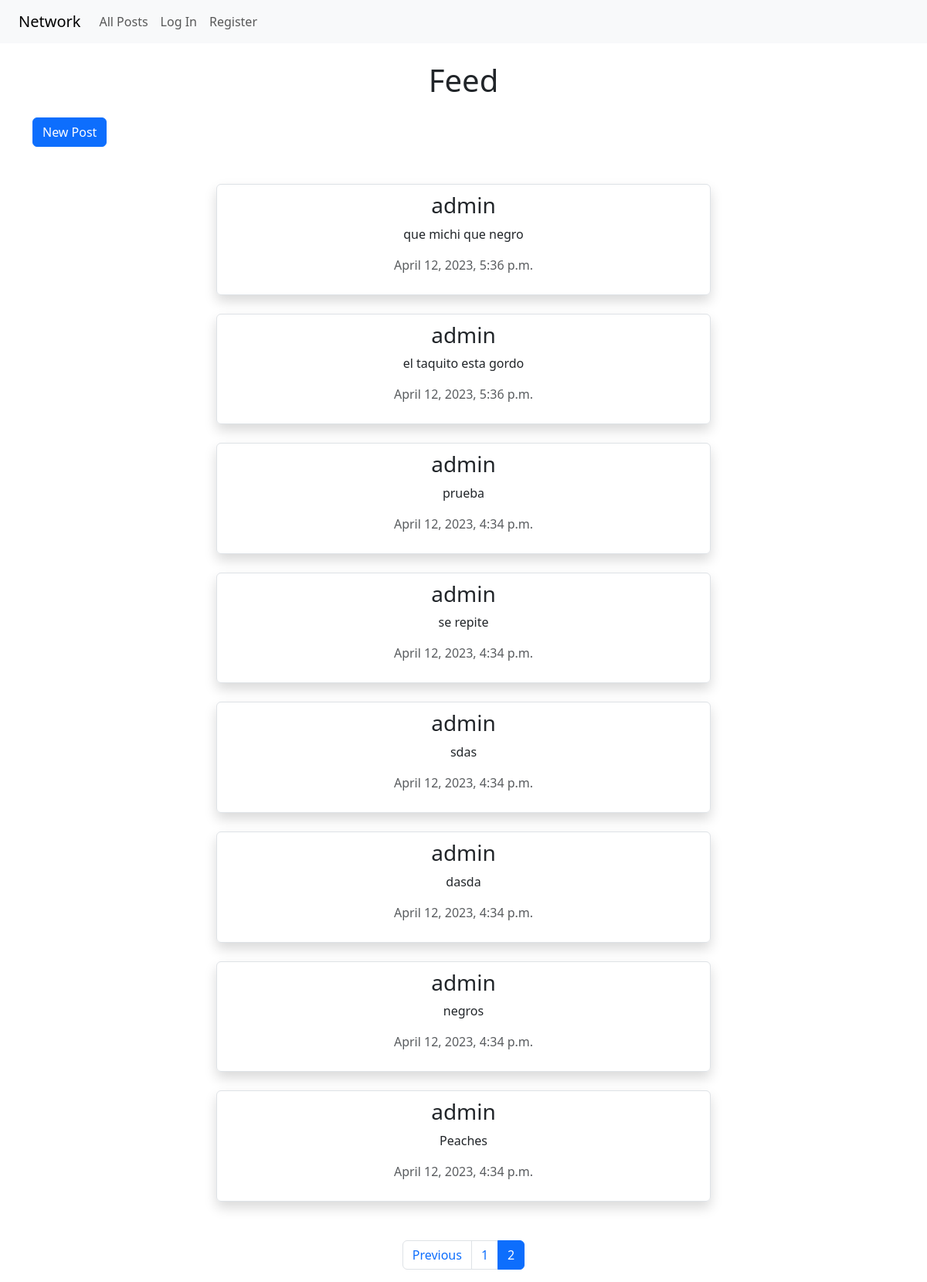
Page /?page=2 on the earlier database version.
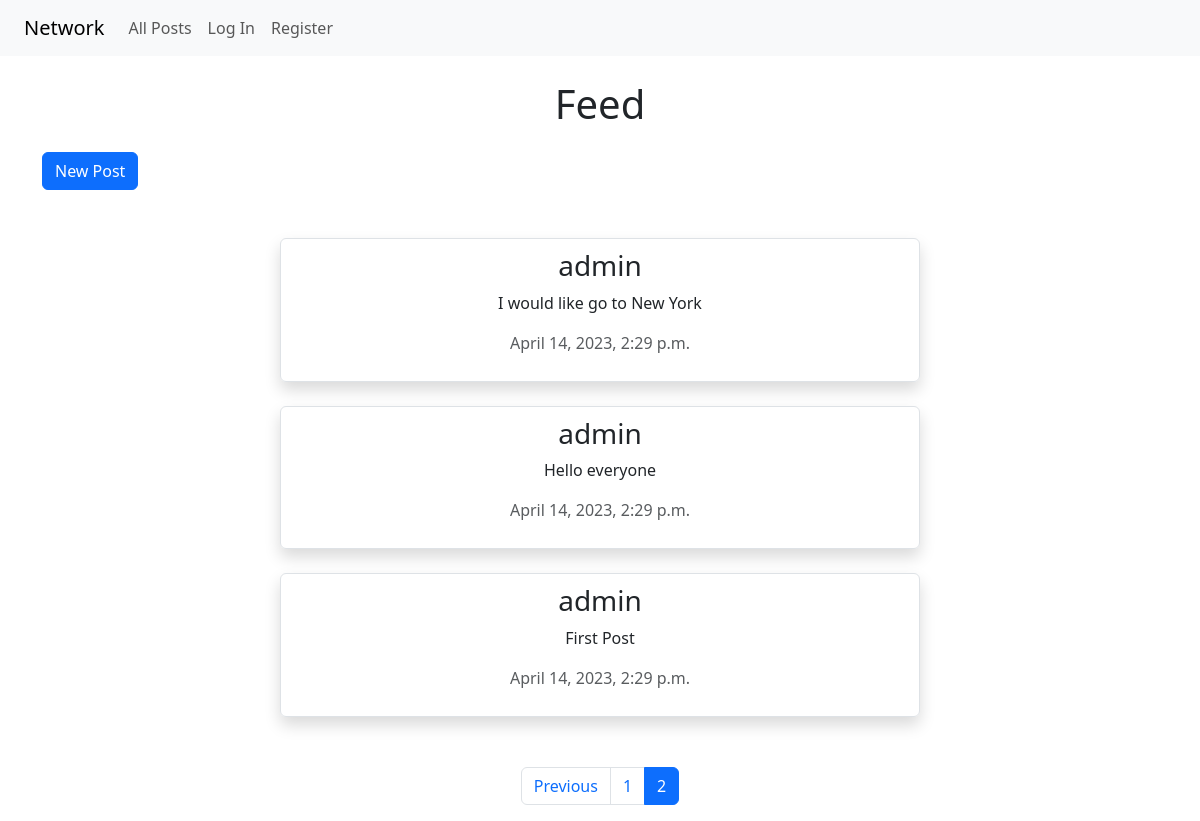
Same page on the later database version.
### network/models.py (models this page shows, shortened)
class Post(models.Model):
    user=models.ForeignKey(User,related_name="posts",on_delete=models.CASCADE);
    content=models.TextField();
    date =models.DateTimeField( default=pytz.timezone('UTC').localize(datetime.datetime.now()));
    likes=models.ManyToManyField(User,related_name="likes");

class User(AbstractUser):
     following = models.ManyToManyField('self', related_name='followers', symmetrical=False,blank=True)

### network/views.py (the view)
# urls.py: path("", views.index, name="index"),
def index(request):
    posts=Post.objects.all().order_by("-id");
    paginator=Paginator(posts,10);
    page_number=request.GET.get("page")
    page_obj = paginator.get_page(page_number)
    return render(request, "network/index.html",{"page_obj":page_obj,"title":"Feed"})

### network/templates/network/index.html (shortened to what this page needs)
{% extends "network/layout.html" %}
{% block body %}
    <div class="mt-4">
        <button type="button" class="btn btn-primary" data-bs-toggle="modal" data-bs-target="#exampleModal" >New Post</button>
        <section class="post-container mt-4">
          {% for post in  page_obj  %}
            <div class="post  border mt-4 rounded shadow" style="width:40rem;">
              {% if user.is_authenticated %}
                 <a href="{% url 'profile' post.user.id %}"><h3>{{post.user}}</h3></a>
              {% else %}
                <h3>{{post.user}}</h3>
              {% endif %}
              <p>{{post.content}}</p>
            <p class="text-muted">{{post.date}}</p>
          </div>
          {% endfor %}
        </section>
        <div class="bottom">
      <nav aria-label="...">
        <ul class="pagination">
          {% if page_obj.has_previous %}
          <li class="page-item ">
            <a class="page-link" href="?page={{page_obj.previous_page_number}}">Previous</a>
            {% endif %}
          </li>
        {% for i in page_obj.paginator.page_range %}
          {% if page_obj.number == i %}
            <li class="page-item active" aria-current="page"><a class="page-link" href="?page={{ i }}">{{i}}</a></li>
          {% else %}
            <li class="page-item"><a class="page-link"  href="?page={{ i }}">{{i}}</a></li>
          {% endif %}
      {% endfor %}
        </ul>
      </nav>
  </div>
    </div>
{% endblock %}

Differences in the rows shown:
removed Post: user "admin", content "que michi que negro", date "April 12, 2023, 5:36 p.m."
removed Post: user "admin", content "el taquito esta gordo", date "April 12, 2023, 5:36 p.m."
removed Post: user "admin", content "prueba", date "April 12, 2023, 4:34 p.m."
removed Post: user "admin", content "se repite", date "April 12, 2023, 4:34 p.m."
removed Post: user "admin", content "sdas", date "April 12, 2023, 4:34 p.m."
removed Post: user "admin", content "dasda", date "April 12, 2023, 4:34 p.m."
removed Post: user "admin", content "negros", date "April 12, 2023, 4:34 p.m."
removed Post: user "admin", content "Peaches", date "April 12, 2023, 4:34 p.m."
added Post: user "admin", content "I would like go to New York", date "April 14, 2023, 2:29 p.m."
added Post: user "admin", content "Hello everyone", date "April 14, 2023, 2:29 p.m."
added Post: user "admin", content "First Post", date "April 14, 2023, 2:29 p.m."
